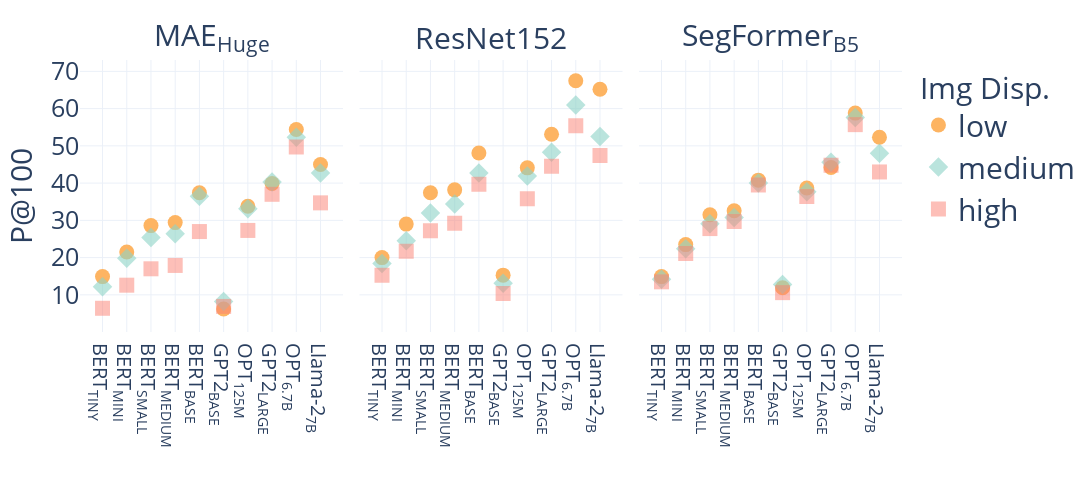

Write notebook code for a chart like this one.
### Code cell
import plotly.express as px
# import plotly.graph_objects as go

# fig = go.Figure()
traces = []
# df['VM_Bins'] = table2['VM'] + '_' + table2['Bins']
color_scale = px.colors.qualitative.Set3

# Create stacked and grouped bar chart
fig = px.scatter(table2, x='LM', y='P@100-CSLS', color='Bins', facet_col="VM",
             labels={'P@100-CSLS': 'P@100'},
             color_discrete_map={'low': color_scale[5],"medium":color_scale[0],"high":color_scale[3]},
             height=500, width=1500,
             symbol="Bins",
            #  radar_polar=True
            #  facet_col_titles='none'
            #  barmode="group"
             )


for i, trace in enumerate(fig.data):
    if "Bins=medium" in trace["hovertemplate"]:
    # trace.marker.color = color_scale[i%3]  # Set color
        trace.marker.opacity = 0.6  # Set opacity
    elif "Bins=high" in trace["hovertemplate"]:
        trace.marker.opacity = 0.5  # Set opacity
    else:
        trace.marker.opacity = 1
    # trace.marker.color = color_scale[i%3]  # Set color
    # trace.marker.opacity = 0.6  # Set opacity
    trace.marker.size=15


# Update layout for better appearance
fig.update_layout(barmode='group', showlegend=True,
                  font=dict(size=30),
                  yaxis=dict(title=dict(text='P@100', font=dict(size=30)), tickfont=dict(size=25)),  # Change y-axis font size
                  legend=dict(title=dict(text='Img Disp.', font=dict(size=30))),
                  xaxis=dict(title=dict(text=''),tickfont=dict(size=20)),
                  xaxis2=dict(title=dict(text=''),tickfont=dict(size=20)),
                  xaxis3=dict(title=dict(text=''),tickfont=dict(size=20)),
                  xaxis4=dict(title=dict(text=''),tickfont=dict(size=20)),
                  template="plotly_white"
                  ) 

fig.for_each_annotation(lambda a: a.update(text=a.text.split("=")[-1]))

# fig.update_xaxes(title_text='', showgrid=False)

# fig.update_xaxes(title_font=dict(size=20), tickfont=dict(size=20))

# Show the plot
fig.show()
fig.write_image(f"img_disp_remain_{set_name}_v1.pdf")

### Figure 1 — Plotly figure (JSON) as saved in the notebook; plotly's stock layout.template omitted (floating-point values rounded to 4 significant figures)
{"data": [{"hovertemplate": "Bins=low<br>VM=MAE<sub>Huge</sub><br>LM=%{x}<br>P@100=%{y}<extra></extra>", "legendgroup": "low", "marker": {"color": "rgb(253,180,98)", "opacity": 1, "size": 15, "symbol": "circle"}, "mode": "markers", "name": "low", "orientation": "v", "showlegend": true, "type": "scatter", "x": ["BERT<sub>TINY</sub>", "BERT<sub>MINI</sub>", "BERT<sub>SMALL</sub>", "BERT<sub>MEDIUM</sub>", "BERT<sub>BASE</sub>", "GPT2<sub>BASE</sub>", "OPT<sub>125M</sub>", "GPT2<sub>LARGE</sub>", "OPT<sub>6.7B</sub>", "Llama-2<sub>7B</sub>"], "xaxis": "x", "y": [14.9, 21.5, 28.6, 29.4, 37.4, 6.2, 33.8, 39.9, 54.4, 45], "yaxis": "y"}, {"hovertemplate": "Bins=low<br>VM=ResNet152<br>LM=%{x}<br>P@100=%{y}<extra></extra>", "legendgroup": "low", "marker": {"color": "rgb(253,180,98)", "opacity": 1, "size": 15, "symbol": "circle"}, "mode": "markers", "name": "low", "orientation": "v", "showlegend": false, "type": "scatter", "x": ["BERT<sub>TINY</sub>", "BERT<sub>MINI</sub>", "BERT<sub>SMALL</sub>", "BERT<sub>MEDIUM</sub>", "BERT<sub>BASE</sub>", "GPT2<sub>BASE</sub>", "OPT<sub>125M</sub>", "GPT2<sub>LARGE</sub>", "OPT<sub>6.7B</sub>", "Llama-2<sub>7B</sub>"], "xaxis": "x2", "y": [20, 29, 37.4, 38.2, 48.1, 15.3, 44.1, 53.1, 67.5, 65.2], "yaxis": "y2"}, {"hovertemplate": "Bins=low<br>VM=SegFormer<sub>B5</sub><br>LM=%{x}<br>P@100=%{y}<extra></extra>", "legendgroup": "low", "marker": {"color": "rgb(253,180,98)", "opacity": 1, "size": 15, "symbol": "circle"}, "mode": "markers", "name": "low", "orientation": "v", "showlegend": false, "type": "scatter", "x": ["BERT<sub>TINY</sub>", "BERT<sub>MINI</sub>", "BERT<sub>SMALL</sub>", "BERT<sub>MEDIUM</sub>", "BERT<sub>BASE</sub>", "GPT2<sub>BASE</sub>", "OPT<sub>125M</sub>", "GPT2<sub>LARGE</sub>", "OPT<sub>6.7B</sub>", "Llama-2<sub>7B</sub>"], "xaxis": "x3", "y": [14.9, 23.5, 31.5, 32.6, 40.8, 11.9, 38.7, 44.2, 58.8, 52.3], "yaxis": "y3"}, {"hovertemplate": "Bins=medium<br>VM=MAE<sub>Huge</sub><br>LM=%{x}<br>P@100=%{y}<extra></extra>", "legendgroup": "medium", "marker": {"color": "rgb(141,211,199)", "opacity": 0.6, "size": 15, "symbol": "diamond"}, "mode": "markers", "name": "medium", "orientation": "v", "showlegend": true, "type": "scatter", "x": ["BERT<sub>TINY</sub>", "BERT<sub>MINI</sub>", "BERT<sub>SMALL</sub>", "BERT<sub>MEDIUM</sub>", "BERT<sub>BASE</sub>", "GPT2<sub>BASE</sub>", "OPT<sub>125M</sub>", "GPT2<sub>LARGE</sub>", "OPT<sub>6.7B</sub>", "Llama-2<sub>7B</sub>"], "xaxis": "x", "y": [12.2, 19.8, 25.4, 26.4, 36.5, 8.2, 33.1, 40.3, 52.3, 42.7], "yaxis": "y"}, {"hovertemplate": "Bins=medium<br>VM=ResNet152<br>LM=%{x}<br>P@100=%{y}<extra></extra>", "legendgroup": "medium", "marker": {"color": "rgb(141,211,199)", "opacity": 0.6, "size": 15, "symbol": "diamond"}, "mode": "markers", "name": "medium", "orientation": "v", "showlegend": false, "type": "scatter", "x": ["BERT<sub>TINY</sub>", "BERT<sub>MINI</sub>", "BERT<sub>SMALL</sub>", "BERT<sub>MEDIUM</sub>", "BERT<sub>BASE</sub>", "GPT2<sub>BASE</sub>", "OPT<sub>125M</sub>", "GPT2<sub>LARGE</sub>", "OPT<sub>6.7B</sub>", "Llama-2<sub>7B</sub>"], "xaxis": "x2", "y": [18.4, 24.5, 32, 34.4, 42.7, 13.1, 41.9, 48.3, 61, 52.5], "yaxis": "y2"}, {"hovertemplate": "Bins=medium<br>VM=SegFormer<sub>B5</sub><br>LM=%{x}<br>P@100=%{y}<extra></extra>", "legendgroup": "medium", "marker": {"color": "rgb(141,211,199)", "opacity": 0.6, "size": 15, "symbol": "diamond"}, "mode": "markers", "name": "medium", "orientation": "v", "showlegend": false, "type": "scatter", "x": ["BERT<sub>TINY</sub>", "BERT<sub>MINI</sub>", "BERT<sub>SMALL</sub>", "BERT<sub>MEDIUM</sub>", "BERT<sub>BASE</sub>", "GPT2<sub>BASE</sub>", "OPT<sub>125M</sub>", "GPT2<sub>LARGE</sub>", "OPT<sub>6.7B</sub>", "Llama-2<sub>7B</sub>"], "xaxis": "x3", "y": [14.2, 22.4, 29.1, 30.8, 40, 12.8, 37.7, 45.6, 57.6, 48], "yaxis": "y3"}, {"hovertemplate": "Bins=high<br>VM=MAE<sub>Huge</sub><br>LM=%{x}<br>P@100=%{y}<extra></extra>", "legendgroup": "high", "marker": {"color": "rgb(251,128,114)", "opacity": 0.5, "size": 15, "symbol": "square"}, "mode": "markers", "name": "high", "orientation": "v", "showlegend": true, "type": "scatter", "x": ["BERT<sub>TINY</sub>", "BERT<sub>MINI</sub>", "BERT<sub>SMALL</sub>", "BERT<sub>MEDIUM</sub>", "BERT<sub>BASE</sub>", "GPT2<sub>BASE</sub>", "OPT<sub>125M</sub>", "GPT2<sub>LARGE</sub>", "OPT<sub>6.7B</sub>", "Llama-2<sub>7B</sub>"], "xaxis": "x", "y": [6.4, 12.6, 17, 17.9, 27, 6.9, 27.3, 37, 49.7, 34.7], "yaxis": "y"}, {"hovertemplate": "Bins=high<br>VM=ResNet152<br>LM=%{x}<br>P@100=%{y}<extra></extra>", "legendgroup": "high", "marker": {"color": "rgb(251,128,114)", "opacity": 0.5, "size": 15, "symbol": "square"}, "mode": "markers", "name": "high", "orientation": "v", "showlegend": false, "type": "scatter", "x": ["BERT<sub>TINY</sub>", "BERT<sub>MINI</sub>", "BERT<sub>SMALL</sub>", "BERT<sub>MEDIUM</sub>", "BERT<sub>BASE</sub>", "GPT2<sub>BASE</sub>", "OPT<sub>125M</sub>", "GPT2<sub>LARGE</sub>", "OPT<sub>6.7B</sub>", "Llama-2<sub>7B</sub>"], "xaxis": "x2", "y": [15.3, 21.7, 27.2, 29.2, 39.7, 10.4, 35.8, 44.5, 55.4, 47.4], "yaxis": "y2"}, {"hovertemplate": "Bins=high<br>VM=SegFormer<sub>B5</sub><br>LM=%{x}<br>P@100=%{y}<extra></extra>", "legendgroup": "high", "marker": {"color": "rgb(251,128,114)", "opacity": 0.5, "size": 15, "symbol": "square"}, "mode": "markers", "name": "high", "orientation": "v", "showlegend": false, "type": "scatter", "x": ["BERT<sub>TINY</sub>", "BERT<sub>MINI</sub>", "BERT<sub>SMALL</sub>", "BERT<sub>MEDIUM</sub>", "BERT<sub>BASE</sub>", "GPT2<sub>BASE</sub>", "OPT<sub>125M</sub>", "GPT2<sub>LARGE</sub>", "OPT<sub>6.7B</sub>", "Llama-2<sub>7B</sub>"], "xaxis": "x3", "y": [13.5, 21.1, 27.8, 29.7, 39.5, 10.6, 36.4, 44.8, 55.7, 43], "yaxis": "y3"}], "layout": {"annotations": [{"font": {}, "showarrow": false, "text": "MAE<sub>Huge</sub>", "x": 0.16, "xanchor": "center", "xref": "paper", "y": 1, "yanchor": "bottom", "yref": "paper"}, {"font": {}, "showarrow": false, "text": "ResNet152", "x": 0.5, "xanchor": "center", "xref": "paper", "y": 1, "yanchor": "bottom", "yref": "paper"}, {"font": {}, "showarrow": false, "text": "SegFormer<sub>B5</sub>", "x": 0.84, "xanchor": "center", "xref": "paper", "y": 1, "yanchor": "bottom", "yref": "paper"}], "barmode": "group", "font": {"size": 30}, "height": 500, "legend": {"title": {"font": {"size": 30}, "text": "Img Disp."}, "tracegroupgap": 0}, "margin": {"t": 60}, "showlegend": true, "width": 1500, "xaxis": {"anchor": "y", "domain": [0, 0.32], "tickfont": {"size": 20}, "title": {"text": ""}}, "xaxis2": {"anchor": "y2", "domain": [0.34, 0.66], "matches": "x", "tickfont": {"size": 20}, "title": {"text": ""}}, "xaxis3": {"anchor": "y3", "domain": [0.68, 1.0], "matches": "x", "tickfont": {"size": 20}, "title": {"text": ""}}, "xaxis4": {"tickfont": {"size": 20}, "title": {"text": ""}}, "yaxis": {"anchor": "x", "domain": [0, 1], "tickfont": {"size": 25}, "title": {"font": {"size": 30}, "text": "P@100"}}, "yaxis2": {"anchor": "x2", "domain": [0, 1], "matches": "y", "showticklabels": false}, "yaxis3": {"anchor": "x3", "domain": [0, 1], "matches": "y", "showticklabels": false}}}
